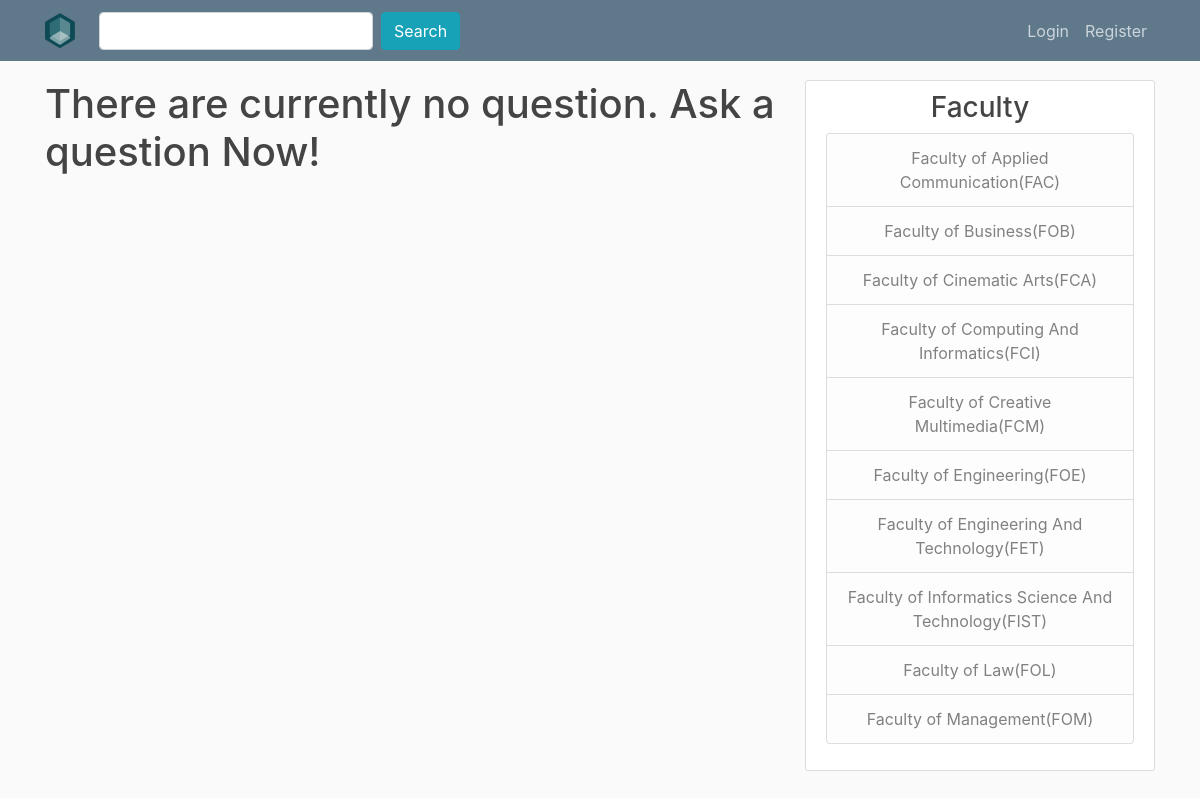
The page /QnA/ on the database as committed earlier.
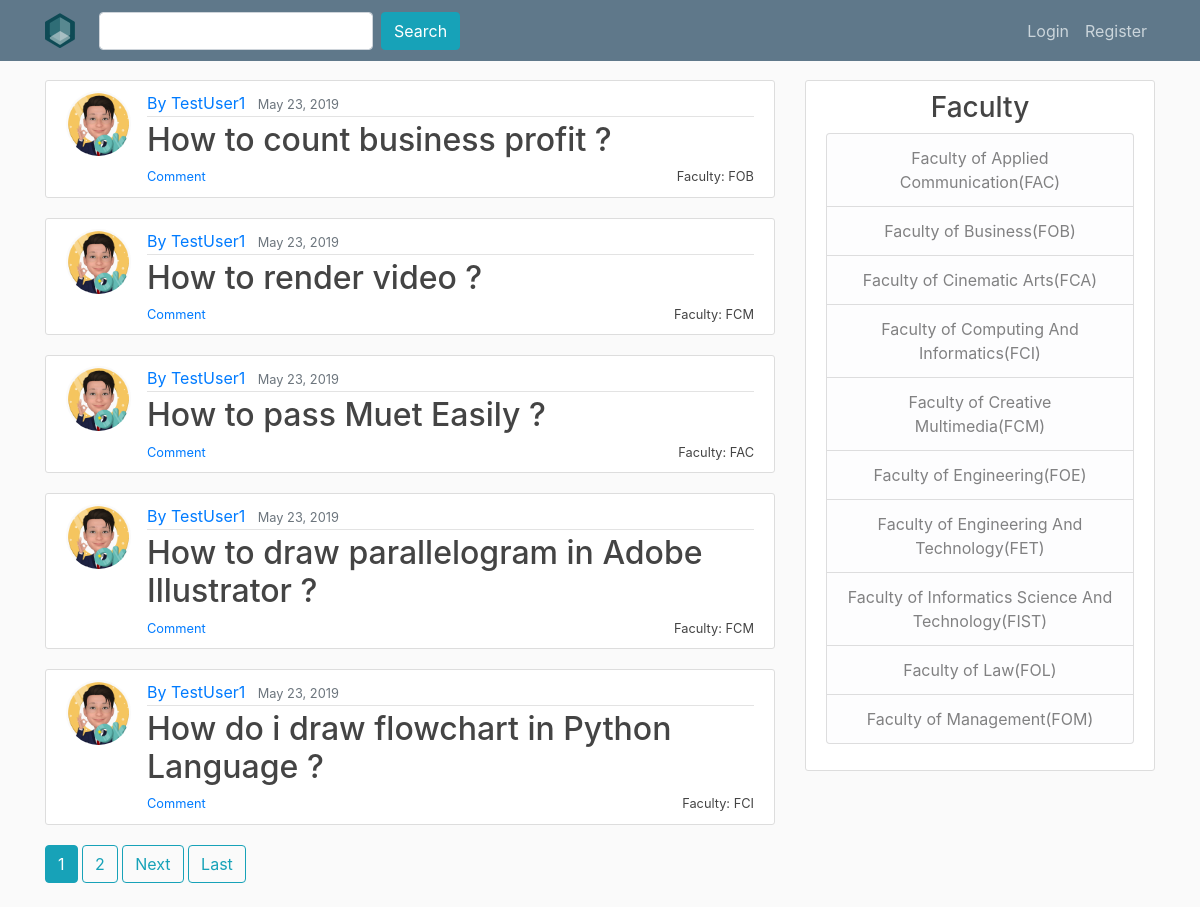
The same page on the database as committed later.
### QnA/models.py (models this page shows, shortened)
class question (models.Model):
    title = models.CharField(max_length=100) #use charfield to limit user input
    liked_by = models.ManyToManyField(User,related_name='liked_by_question',blank = True)
    like = models.IntegerField(default=0)
    content = models.TextField() #use TextField if there is no limit for the content
    image = models.ImageField(upload_to="image",blank=True)
    date_published = models.DateTimeField(default=timezone.now) #auto-select the current time
    category = models.ForeignKey(category,on_delete=models.CASCADE)
    author = models.ForeignKey(User, on_delete=models.CASCADE) #if the user is deleted the question will be deleted

class category (models.Model):
    category = models.CharField(max_length=100)
    slug = models.SlugField(max_length=100,unique=True)
    def get_absolute_url(self): #this is needed so because the slug for each category is different, hence this is needed to specify the args for the url
        return reverse('category',args=[self.slug])
    def __str__(self):
        return self.category

### users/models.py (models this page shows, shortened)
class Profile(models.Model):
    user = models.OneToOneField(User, on_delete=models.CASCADE) #make sure no duplicate username
    image = models.ImageField(default="default.png", upload_to="profile_pics") #specify this is image

### QnA/views.py (the view)
# urls.py: path("QnA/", QuestionListView.as_view(), name="qna"),
class QuestionListView(ListView):
    model = question #choosing the database
    template_name = 'QnA/question.html' #specifying the template
    context_object_name = 'question' #the object name in the template
    ordering = ['-date_published'] #to arrange the post from the latest date published
    paginate_by = 5 #to limit 5 question per page

### QnA/templates/QnA/question.html (shortened to what this page needs)
{% extends "QnA/base.html" %}
{% load crispy_forms_tags %}
{% block content %}
	{% for question in question %}
		<article class="media content-section">
		  <img class="rounded-circle article-img" src="{{ question.author.profile.image.url }}">
		  <div class="media-body">
		    <div class="article-metadata">
		      <a class="mr-2" href="{% url 'user-profile' question.author.username %}" >By {{ question.author }}</a>
		      <small class="text-muted">{{ question.date_published|date:"F d, Y" }}</small>
		    </div>
				<h2><a class="article-title" style="display : inline" href="{% url 'question-detail' question.pk %}" >{{ question.title }}</a></h2>
				<a href="{{ question.category.get_absolute_url}}"><small class="article-title" style="float: right" >Faculty: {{ question.category }}</small></a>
				<small class="article-title" style="float: left" ><a href="{% url 'question-detail' question.pk %}">Comment</a></small>
		  </div>
		</article>
	{% empty %}
		<h1>There are currently no question. Ask a question Now!</h1>
	{% endfor %}
	{% if is_paginated %}
		{% for num in page_obj.paginator.page_range %}
			{% if page_obj.number == num %}
				<a class="btn btn-info mb-4" href="?page={{ num }}">{{ num }}</a>
			{% elif num > page_obj.number|add:'-3' and num < page_obj.number|add:'3'%}
				<a class="btn btn-outline-info mb-4" href="?page={{ num }}">{{ num }}</a>
			{% endif %}
		{% endfor %}
		{% if page_obj.has_next %}
			<a class="btn btn-outline-info mb-4" href="?page={{ page_obj.next_page_number }}">Next</a>
			<a class="btn btn-outline-info mb-4" href="?page={{ page_obj.paginator.num_pages}}">Last</a>
		{% endif %}
	{% endif %}
{% endblock %}

### QnA/templates/QnA/base.html (shortened to what this page needs)
{% load static %}
<!DOCTYPE html>
<html>
<head>
    <link rel="stylesheet" href="https://stackpath.bootstrapcdn.com/bootstrap/4.3.1/css/bootstrap.min.css">
		<link rel="stylesheet" type="text/css" href="{% static 'QnA/base.css' %}">
</head>
<body>
	<header class="site-header">
	  <nav class="navbar navbar-expand-md bg-steel fixed-top">
	    <div class="container">
				{% if user.is_authenticated %}
				<a class="navbar-brand mr-4" href="{% url 'qna' %}"><img src="{% static 'Image/logo.png' %}"/></a>
				{% else %}
				<a class="navbar-brand mr-4" href="{% url 'home' %}"><img src="{% static 'Image/logo.png' %}"/></a>
				{% endif %}
	      <div class="collapse navbar-collapse" id="navbarToggle">
	        <div class="navbar-nav mr-auto">
						<form class="form-inline" action="/search/" method="get">
								<input class="form-control mr-sm-2" type="text" name="search">
								<button class="btn btn-info" type="submit">
										 Search
								</button>
						</form>
	        </div>
	        </div>
	        <div class="navbar-nav">
	          {% if user.is_authenticated %}
						<a class="nav-item nav-link" href="{% url 'profile' %}"><img class="rounded-circle article-img" style="width:30px;height:30px"src="{{ user.profile.image.url }}">Profile</a>
						<a class="nav-item nav-link" href="/chat/">Chat</a>
						<a class="nav-item nav-link" href="{% url 'new-question' %}"><span class="glyphicon glyphicon-user"></span>New Question</a>
						<a class="nav-item nav-link" href="{% url 'logout' %}">Logout</a>
	          {% else %}
	         	 <a class="nav-item nav-link" href="{% url 'login' %}">Login</a>
	             <a class="nav-item nav-link" href="{% url 'register' %}">Register</a>
	          {% endif %}
	        </div>
	      </div>
	  </nav>
	</header>
	<main role="main" class="container">
	  <div class="row">
	    <div class="col-md-8">
	      {% block content %}{% endblock %}
	    </div>
	    <div class="col-md-4">
	      <div class="content-section">
	        <h3 align="center">Faculty</h3>
				<ul class="list-group" style="text-align:center">
	            	<a class="list-group-item list-group-item-light" href="/category/fac/">Faculty of Applied Communication(FAC)</a>
	            	<a class="list-group-item list-group-item-light" href="/category/fob/">Faculty of Business(FOB)</a>
	            	<a class="list-group-item list-group-item-light" href="/category/fca/">Faculty of Cinematic Arts(FCA)</a>
	            	<a class="list-group-item list-group-item-light" href="/category/fci/">Faculty of Computing And Informatics(FCI)</a>
	            	<a class="list-group-item list-group-item-light" href="/category/fcm/">Faculty of Creative Multimedia(FCM)</a>
	            	<a class="list-group-item list-group-item-light" href="/category/foe/">Faculty of Engineering(FOE)</a>
					<a class="list-group-item list-group-item-light" href="/category/fet/">Faculty of Engineering And Technology(FET)</a>
					<a class="list-group-item list-group-item-light" href="/category/fist/">Faculty of Informatics Science And Technology(FIST)</a>
					<a class="list-group-item list-group-item-light" href="/category/fol/">Faculty of Law(FOL)</a>
					<a class="list-group-item list-group-item-light" href="/category/fom/">Faculty of Management(FOM)</a>
	        	</ul>
	</main>
</body>
</html>

### QnA/static/QnA/base.css (style rules this page uses)
body { background: #fafafa; color: #333333; margin-top: 5rem; }
h1, h2, h3, h4, h5, h6 { color: #444444; }
ul { margin: 0; }
.bg-steel { background-color: #5f788a; }
.site-header .navbar-nav .nav-link { color: #cbd5db; }
.content-section { background: #ffffff; padding: 10px 20px; border: 1px solid #dddddd; border-radius: 3px; margin-bottom: 20px; }
.article-title { color: #444444; }
.article-img { height: 65px; width: 65px; margin-right: 16px; }
.article-metadata { padding-bottom: 1px; margin-bottom: 4px; border-bottom: 1px solid #e3e3e3 }

Rows that differ between the two databases and show on the page:
added question: author.profile.image (picture), author "TestUser1", date_published "May 23, 2019", title "How to count business profit ?", category "FOB"
added question: author.profile.image (picture), author "TestUser1", date_published "May 23, 2019", title "How to render video ?", category "FCM"
added question: author.profile.image (picture), author "TestUser1", date_published "May 23, 2019", title "How to pass Muet Easily ?", category "FAC"
added question: author.profile.image (picture), author "TestUser1", date_published "May 23, 2019", title "How to draw parallelogram in Adobe Illustrator ?", category "FCM"
added question: author.profile.image (picture), author "TestUser1", date_published "May 23, 2019", title "How do i draw flowchart in Python Language ?", category "FCI"
Other text that changed with them:
new list line: "1"
new list line: "2"
text no longer shown: "There are currently no question. Ask a question Now!"
text now shown: "Next Last"
